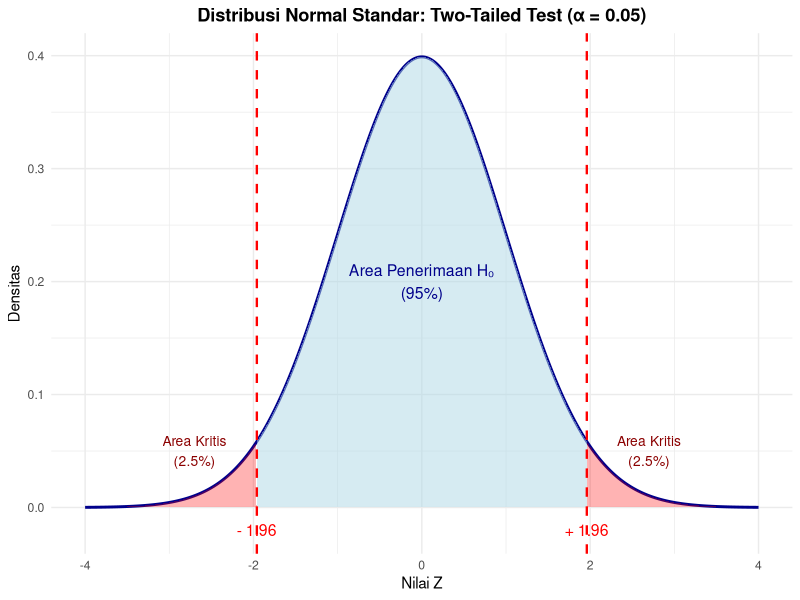
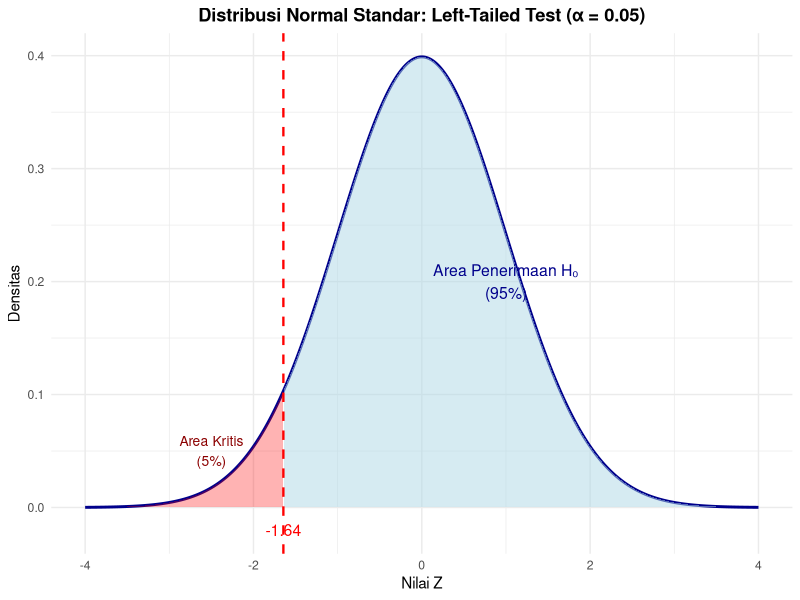
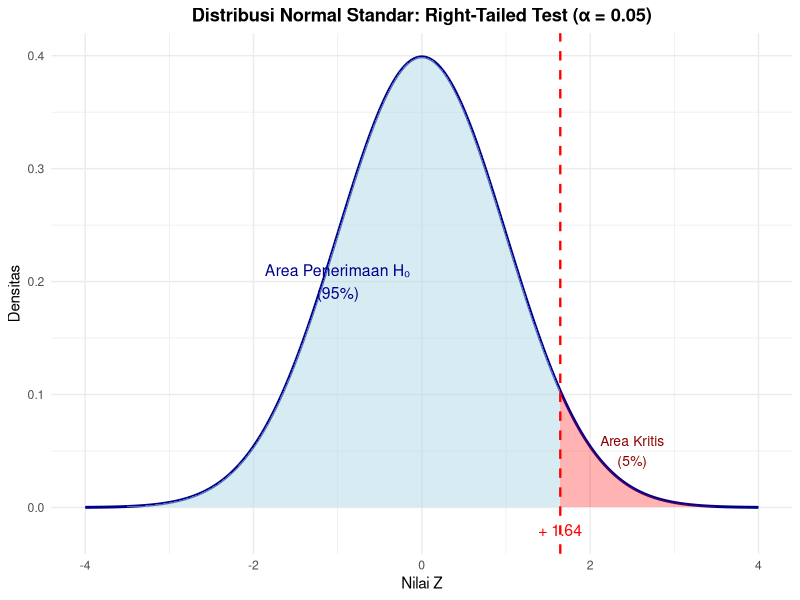

These figures' R source, in order:
## ---- chunk 1
library(tidyverse)
library(readr)
library(stats)
## ---- chunk 2
data_mahasiswa <- read_csv2("datasets/data_mahasiswa.csv") 
## ---- chunk 3
# Membuat fungsi uji hipotesis (hypothesis testing, ht) untuk rata-rata (mean)
# dengan 1 populasi (1pop)
# Keterangan input:
#   - xbar : statistik rata-rata
#   - mu   : parameter rata-rata
#   - sd   : statistik simpangan baku
#   - n    : ukuran sampel
ht_mean_1pop <- function(xbar, mu, sd, n) {
  se <- sd/sqrt(n) # menghitung standard error untuk rata-rata
  Z_hitung <- (xbar - mu)/se # menghitung nilai Z dari statistik
  return(Z_hitung)
}
## ---- chunk 4
# Mendeklarasikan variabel-variabel yang akan diuji
sample_mean <- mean(data_mahasiswa$jarak_km) # artinya menghitung rata-rata dari kolom jarak_km pada data data_mahasiswa.
pop_mean <- 4.0 # ini nilai hipotesis μ₀ yang ingin diuji.
sample_sd <- sd(data_mahasiswa$jarak_km)
# Menghasilkan data frame ringkasan dataset dengan menghitung jumlah mahasiswa sebagai ukuran sampel
ukuran_sampel <- data_mahasiswa |>  # "|>" disebut pipe operator, fungsinya untuk meneruskan hasil dari suatu ekspresi ke fungsi berikutnya (bisa pakai shortcut : Ctrl + Shift + M).
  summarize(ukuran_sampel = n())
# Menyimpan angka jumlah mahasiswa sebagai variabel n
ukuran_sampel <- ukuran_sampel$ukuran_sampel # mengekstrak angka dari tabel menjadi nilai tunggal (scalar) agar bisa dipakai dalam perhitungan berikutnya.

# Menampilkan variabel-variabel yang akan diuji
cat("Rata-rata jarak sampel adalah", sample_mean, "km.", 
    "\nParameter rata-rata jarak yang diuji adalah", pop_mean, "km.",
    "\nSimpangan baku jarak sampel adalah", sample_sd, "km.",
    "\nUkuran sampel adalah", ukuran_sampel, "orang.")
## ---- chunk 5
library(ggplot2)
# Data untuk kurva normal
x <- seq(-4, 4, length.out = 1000)
y <- dnorm(x)
df_normal <- data.frame(x = x, y = y)
# Z kritis untuk alpha = 0.05 two-tailed
z_kritis <- qnorm(0.975)  # 1.96
ggplot(df_normal, aes(x = x, y = y)) +
  # Kurva normal
  geom_line(size = 1, color = "darkblue") +
  
  # Area penerimaan H0 (tengah)
  geom_area(data = subset(df_normal, x >= -z_kritis & x <= z_kritis),
            aes(x = x, y = y), fill = "lightblue", alpha = 0.5) +
  
  # Area kritis kiri
  geom_area(data = subset(df_normal, x <= -z_kritis),
            aes(x = x, y = y), fill = "red", alpha = 0.3) +
  
  # Area kritis kanan
  geom_area(data = subset(df_normal, x >= z_kritis),
            aes(x = x, y = y), fill = "red", alpha = 0.3) +
  
  # Garis vertikal untuk Z kritis
  geom_vline(xintercept = c(-z_kritis, z_kritis), 
             linetype = "dashed", color = "red", size = 0.8) +
  
  # Anotasi
  annotate("text", x = -z_kritis, y = -0.02, 
           label = paste("-", round(z_kritis, 2)), size = 4, color = "red") +
  annotate("text", x = z_kritis, y = -0.02, 
           label = paste("+", round(z_kritis, 2)), size = 4, color = "red") +
  annotate("text", x = -2.7, y = 0.05, 
           label = "Area Kritis\n(2.5%)", size = 3.5, color = "darkred") +
  annotate("text", x = 2.7, y = 0.05, 
           label = "Area Kritis\n(2.5%)", size = 3.5, color = "darkred") +
  annotate("text", x = 0, y = 0.2, 
           label = "Area Penerimaan H₀\n(95%)", size = 4, color = "darkblue") +
  
  # Tema
  labs(title = "Distribusi Normal Standar: Two-Tailed Test (α = 0.05)",
       x = "Nilai Z",
       y = "Densitas") +
  theme_minimal() +
  theme(plot.title = element_text(hjust = 0.5, face = "bold"))
## ---- chunk 6
# Z kritis untuk left-tailed
z_kritis_left <- qnorm(0.05)  # -1.64
ggplot(df_normal, aes(x = x, y = y)) +
  geom_line(size = 1, color = "darkblue") +
  
  # Area penerimaan H0 (kanan)
  geom_area(data = subset(df_normal, x >= z_kritis_left),
            aes(x = x, y = y), fill = "lightblue", alpha = 0.5) +
  
  # Area kritis kiri
  geom_area(data = subset(df_normal, x <= z_kritis_left),
            aes(x = x, y = y), fill = "red", alpha = 0.3) +
  
  # Garis vertikal
  geom_vline(xintercept = z_kritis_left, 
             linetype = "dashed", color = "red", size = 0.8) +
  
  # Anotasi
  annotate("text", x = z_kritis_left, y = -0.02, 
           label = round(z_kritis_left, 2), size = 4, color = "red") +
  annotate("text", x = -2.5, y = 0.05, 
           label = "Area Kritis\n(5%)", size = 3.5, color = "darkred") +
  annotate("text", x = 1, y = 0.2, 
           label = "Area Penerimaan H₀\n(95%)", size = 4, color = "darkblue") +
  
  labs(title = "Distribusi Normal Standar: Left-Tailed Test (α = 0.05)",
       x = "Nilai Z",
       y = "Densitas") +
  theme_minimal() +
  theme(plot.title = element_text(hjust = 0.5, face = "bold"))
## ---- chunk 7
# Z kritis untuk right-tailed
z_kritis_right <- qnorm(0.95)  # 1.64
ggplot(df_normal, aes(x = x, y = y)) +
  geom_line(size = 1, color = "darkblue") +
  
  # Area penerimaan H0 (kiri)
  geom_area(data = subset(df_normal, x <= z_kritis_right),
            aes(x = x, y = y), fill = "lightblue", alpha = 0.5) +
  
  # Area kritis kanan
  geom_area(data = subset(df_normal, x >= z_kritis_right),
            aes(x = x, y = y), fill = "red", alpha = 0.3) +
  
  # Garis vertikal
  geom_vline(xintercept = z_kritis_right, 
             linetype = "dashed", color = "red", size = 0.8) +
  
  # Anotasi
  annotate("text", x = z_kritis_right, y = -0.02, 
           label = paste("+", round(z_kritis_right, 2)), size = 4, color = "red") +
  annotate("text", x = 2.5, y = 0.05, 
           label = "Area Kritis\n(5%)", size = 3.5, color = "darkred") +
  annotate("text", x = -1, y = 0.2, 
           label = "Area Penerimaan H₀\n(95%)", size = 4, color = "darkblue") +
  
  labs(title = "Distribusi Normal Standar: Right-Tailed Test (α = 0.05)",
       x = "Nilai Z",
       y = "Densitas") +
  theme_minimal() +
  theme(plot.title = element_text(hjust = 0.5, face = "bold"))
## ---- chunk 8
cat("H0 : rata-rata jarak = 4 km", # fungsi "cat()" digunakan untuk mecetak teks ke console dengan format yang bisa kita atur sendiri.
    "\n\nH1 : rata-rata jarak != 4 km") # "!=" berarti "tidak sama dengan" (menandakan uji dua sisi).
## ---- chunk 9
# Hipotesis yang dipakai tidak berarah, maka wilayah kritis adalah alpha/2
alpha <- 0.05
Z.crit_2tail <- abs(qnorm(alpha/2)) # Nilai yang digunakan adalah nilai absolut, karena dibagi 2, tanda tidak berpengaruh

cat("Titik kritis uji two-tailed:",Z.crit_2tail)
## ---- chunk 10
# hasil perhitungan statistik uji diabsolutkan untuk mengambil nilainya saja tanpa tandanya
Z_meanJarak <- abs(ht_mean_1pop(sample_mean, pop_mean, sample_sd, ukuran_sampel))

cat("Hasil statistik uji rata-rata:", Z_meanJarak)
## ---- chunk 11
if (Z_meanJarak < Z.crit_2tail) {
  tolak_h0 <- FALSE
  cat("Hipotesis kosong gagal ditolak. Perbedaan rata-rata sampel", round(sample_mean, 2), "dengan", pop_mean, "hanyalah kebetulan")
} else {
  tolak_h0 <- TRUE  
  cat("Hipotesis kosong ditolak. Rata-rata jarak pada sampel mahasiswa sebesar", round(sample_mean, 2), "km menunjukkan perbedaan yang signifikan")
}
## ---- chunk 12
cat("H0 : rata-rata jarak = 4 km",
    "\n\nH1 : rata-rata jarak < 4 km")
## ---- chunk 13
tail <- "kiri" # H1 menyatakan lebih kecil dari (left-tailed)

if (tail == "kiri") {
  Z.crit_1tail <- qnorm(alpha)
} else {
  Z.crit_1tail <- qnorm(1-alpha)
}

cat("Titik kritis uji one-tailed:", Z.crit_1tail)
## ---- chunk 14
# Hasil perhitungan statistik uji TIDAK diabsolutkan
Z_meanJarak <- ht_mean_1pop(sample_mean, pop_mean, sample_sd, ukuran_sampel)

cat("Hasil statistik uji rata-rata:", Z_meanJarak)
## ---- chunk 15
if (Z_meanJarak < Z.crit_1tail) {
  tolak_h0 <- TRUE
  cat("Hipotesis kosong ditolak. Rata-rata jarak pada sampel mahasiswa sebesar", round(sample_mean, 2), "km menunjukkan perbedaan yang signifikan (lebih kecil)")
} else {
  tolak_h0 <- FALSE  
  cat("Hipotesis kosong gagal ditolak. Perbedaan rata-rata sampel dengan populasi hanyalah kebetulan")
}
## ---- chunk 16
ht_prop_1pop <- function(p_hat, P, n) {
  se <- sqrt((p_hat * (1-p_hat))/n) # menghitung standard error untuk rata-rata
  Z_hitung <- (p_hat - P)/se # menghitung nilai Z dari statistik
  return(Z_hitung)
}
## ---- chunk 17
summarize_tempatTinggal <- data_mahasiswa |> 
  group_by("Tipe tinggal" = tipe_tinggal_baku) |> 
  summarize("Jumlah" = n()) |> 
  mutate("proporsi" = Jumlah/sum(Jumlah))

summarize_tempatTinggal
## ---- chunk 18
proporsi_kosAsrama <- summarize_tempatTinggal$proporsi[1]
proporsi_kosAsrama
## ---- chunk 19
# Mendeklarasikan variabel-variabel yang akan diuji
sample_prop <- proporsi_kosAsrama
pop_prop <- 0.5

# Menghasilkan data frame ringkasan dataset dengan menghitung jumlah mahasiswa sebagai ukuran sampel
ukuran_sampel <- data_mahasiswa |>
  summarize(ukuran_sampel = n())
# Menyimpan angka jumlah mahasiswa sebagai variabel n
ukuran_sampel <- ukuran_sampel$ukuran_sampel

# Menampilkan variabel-variabel yang akan diuji
cat("Proporsi penghuni Kos/Asrama sampel adalah", sample_prop,
    "\nParameter proporsi penghuni Kos/Asrama yang diuji adalah", pop_prop,
    "\nUkuran sampel adalah", ukuran_sampel, "orang.")
## ---- chunk 20
cat("H0 : prop. Kos/Asrama = 0,5",
    "\n\nH1 : prop. Kos/Asrama != 0,5")
## ---- chunk 21
# Hipotesis yang dipakai tidak berarah, maka wilayah kritis adalah alpha/2
alpha <- 0.10 # (tingkat signifikansi 10%)
Z.crit_2tail <- abs(qnorm(alpha/2)) # Nilai yang digunakan adalah nilai absolut

cat("Titik kritis uji two-tailed:", Z.crit_2tail)
## ---- chunk 22
# Hasil perhitungan statistik uji diabsolutkan
Z_propKos <- abs(ht_prop_1pop(sample_prop, pop_prop, ukuran_sampel))

Z_propKos
## ---- chunk 23
if (Z_propKos < Z.crit_2tail) {
  tolak_h0 <- FALSE
  cat("Hipotesis kosong gagal ditolak. Perbedaan proporsi penghuni Kos/Asrama sebanyak", round(sample_prop, 3), "dari", pop_prop, "hanyalah kebetulan")
} else {
  tolak_h0 <- TRUE  
  cat("Hipotesis kosong ditolak. Perbedaan proporsi penghuni Kos/Asrama sebanyak", round(sample_prop, 3), "dari", pop_prop, "adalah signifikan")
}
## ---- chunk 24
cat("H0 : prop. Kos/Asrama = 0,5",
    "\n\nH1 : prop. Kos/Asrama < 0,5")
## ---- chunk 25
tail <- "kiri"

if (tail == "kiri") {
  Z.crit_1tail <- qnorm(alpha)
} else {
  Z.crit_1tail <- qnorm(1-alpha)
}

cat("Titik kritis uji one-tailed:", Z.crit_1tail)
## ---- chunk 26
# Hasil perhitungan statistik uji TIDAK diabsolutkan
Z_propKos <- ht_prop_1pop(sample_prop, pop_prop, ukuran_sampel)

Z_propKos
## ---- chunk 27
if (Z_propKos < Z.crit_1tail) {
  tolak_h0 <- TRUE
  cat("Hipotesis kosong ditolak. Perbedaan proporsi penghuni Kos/Asrama sebanyak", round(sample_prop, 3), "dari", pop_prop, "adalah signifikan (lebih kecil)")
} else {
  tolak_h0 <- FALSE  
  cat("Hipotesis kosong gagal ditolak. Perbedaan proporsi penghuni Kos/Asrama sebanyak", round(sample_prop, 3), "dari", pop_prop, "hanyalah kebetulan")
}
## ---- chunk 28
ht_mean_2popIn <- function(xbar1, xbar2, sd1, sd2, n1, n2) {
  se <- sqrt(             # Indentasi diberikan untuk memudahkan
    (                     # pembacaan karena banyaknya tanda kurung
      (sd1^2)/(n1 - 1)
    ) + (
      (sd2^2)/(n2 - 1)
    )
  )
  Z_hitung <- (xbar1 - xbar2)/se # menghitung nilai Z dari statistik
  return(Z_hitung)
}
## ---- chunk 29
summarize_Jarak2Pop <- data_mahasiswa |>
  group_by(Kampus = kampus) |>
  summarize(`Rata-rata` = mean(jarak_km),
            `Simpangan baku` = sd(jarak_km),
            Jumlah = n())

summarize_Jarak2Pop
## ---- chunk 30
mean_jarakUINRIL <- summarize_Jarak2Pop$`Rata-rata`[3]
mean_jarakITERA <- summarize_Jarak2Pop$`Rata-rata`[1]

sd_jarakUINRIL <- summarize_Jarak2Pop$`Simpangan baku`[3]
sd_jarakITERA <- summarize_Jarak2Pop$`Simpangan baku`[1]

n_jarakUINRIL <- summarize_Jarak2Pop$Jumlah[3]
n_jarakITERA <- summarize_Jarak2Pop$Jumlah[1]
## ---- chunk 31
cat("H0: mu_jarakUINRIL - mu_jarakITERA = 0",
    "\n\nH1: mu_jarakUINRIL - mu_jarakITERA != 0")
## ---- chunk 32
# Hipotesis yang dipakai tidak berarah, maka wilayah kritis adalah alpha/2
alpha <- 0.001

Z.crit_2tail <- abs(qnorm(alpha/2)) # Nilai yang digunakan adalah nilai absolut

cat("Titik kritis uji two-tailed:", Z.crit_2tail)
## ---- chunk 33
# Hasil perhitungan statistik uji diabsolutkan
Z_meanJarak2Pop <- abs(ht_mean_2popIn(mean_jarakUINRIL, mean_jarakITERA,
                                      sd_jarakUINRIL, sd_jarakITERA,
                                      n_jarakUINRIL, n_jarakITERA))

Z_meanJarak2Pop
## ---- chunk 34
if (Z_meanJarak2Pop < Z.crit_2tail) {
  tolak_h0 <- FALSE
  cat("Hipotesis kosong gagal ditolak. Perbedaan rata-rata jarak mahasiswa UINRIL dengan ITERA dari sampel hanyalah kebetulan.")
} else {
  tolak_h0 <- TRUE  
  cat("Hipotesis kosong ditolak. Perbedaan rata-rata jarak mahasiswa UINRIL dengan ITERA dari sampel signifikan.")
}
## ---- chunk 35
cat("H0: mu_jarakUINRIL - mu_jarakITERA = 0",
    "\n\nH1: mu_jarakUINRIL - mu_jarakITERA < 0")
## ---- chunk 36
tail <- "kiri"

if (tail == "kiri") {
  Z.crit_1tail <- qnorm(alpha)
} else {
  Z.crit_1tail <- qnorm(1-alpha)
}

cat("Titik kritis uji one-tailed:", Z.crit_1tail)
## ---- chunk 37
# Hasil perhitungan statistik uji TIDAK diabsolutkan
Z_meanJarak2Pop <- ht_mean_2popIn(mean_jarakUINRIL, mean_jarakITERA,
                                  sd_jarakUINRIL, sd_jarakITERA,
                                  n_jarakUINRIL, n_jarakITERA)

Z_meanJarak2Pop
## ---- chunk 38
if (Z_meanJarak2Pop < Z.crit_1tail) {
  tolak_h0 <- TRUE
  cat("Hipotesis kosong ditolak. Mahasiswa ITERA secara rata-rata tinggal lebih jauh dari kampus dibandingkan mahasiswa UINRIL significanly.")
} else {
  tolak_h0 <- FALSE  
  cat("Hipotesis kosong gagal ditolak. Tidak cukup bukti menyatakan mahasiswa ITERA tinggal lebih jauh.")
}
## ---- chunk 39
# Membuat fungsi uji hipotesis (hypothesis testing, ht) untuk rata-rata (mean)
# dengan 1 populasi (2pop) Independen (In)
# Keterangan input:
#   - xbar1 : statistik rata-rata populasi #1
#   - xbar2 : statistik rata-rata populasi #2
#   - sd1   : statistik simpangan baku populasi #1
#   - sd2   : statistik simpangan baku populasi #2
#   - n1    : ukuran sampel dari populasi #1
#   - n2    : ukuran sampel dari populasi #2
ht_prop_2popIn <- function(p_hat1, p_hat2, n1, n2) {
  p_gab <- ((n1*p_hat1 + n2*p_hat2))/(n1 + n2) # Total proporsi yang diuji
                                               # untuk kedua populasi
  se <- sqrt(
    (p_gab*(1-p_gab)) * ( # Indentasi diberikan untuk memudahkan pembacaan
      (1/n1) + (1/n2)     # karena banyaknya kurung
    )
  )
  Z_hitung <- (p_hat1 - p_hat2)/se # menghitung nilai Z dari statistik
  return(Z_hitung)
}
## ---- chunk 40
summarize_tempatTinggal2Pop <- data_mahasiswa |> 
  group_by(kampus, tipe_tinggal_baku) |> 
  summarize(Jumlah = n()) |>
  mutate(proporsi = Jumlah/sum(Jumlah)) |> # menghitung proporsi tiap kategori.
  select(-Jumlah) |> 
  spread(tipe_tinggal_baku, proporsi) # mengubah data long menjadi wide (kolom                                          # kategori jadi variabel).

summarize_tempatTinggal2Pop

proporsi_kosAsrama_ITERA <- summarize_tempatTinggal2Pop$`Kos/Asrama`[1]
proporsi_kosAsrama_UINRIL <- summarize_tempatTinggal2Pop$`Kos/Asrama`[3]

n_kosAsrama_2Pop <- data_mahasiswa |> 
  count(kampus)

n_kosAsrama_ITERA <- n_kosAsrama_2Pop$n[1]
n_kosAsrama_UINRIL <- n_kosAsrama_2Pop$n[3]
## ---- chunk 41
# Gunakan CI = 93%, artinya alpha = 7% = 0.07
alpha <- 0.07

# Hitung Z kritis 2-tailed
Z.crit_2tail <- abs(qnorm(alpha/2))

# Hitung statistik uji proporsi 2 populasi
# Asumsi: Menggunakan data proporsi kos/asrama ITERA vs UINRIL yang sudah disiapkan sebelumnya
Z_prop2Pop <- abs(ht_prop_2popIn(proporsi_kosAsrama_UINRIL, proporsi_kosAsrama_ITERA,
                             n_kosAsrama_UINRIL, n_kosAsrama_ITERA))

cat("Titik Kritis:", Z.crit_2tail, "\nZ Hitung:", Z_prop2Pop, "\n")

if (Z_prop2Pop < Z.crit_2tail) {
  cat("Hipotesis nol gagal ditolak.")
} else {
  cat("Hipotesis nol ditolak.")
}
## ---- chunk 42
# Gunakan CI = 96%, artinya alpha = 4% = 0.04
alpha <- 0.04
tail <- "kiri" # Asumsi uji lebih kecil (UINRIL < ITERA misalnya)

# Hitung Z kritis 1-tailed
if (tail == "kiri") {
  Z.crit_1tail <- qnorm(alpha)
} else {
  Z.crit_1tail <- qnorm(1-alpha)
}

# Hitung statistik uji (tidak absolut)
Z_prop2Pop <- ht_prop_2popIn(proporsi_kosAsrama_UINRIL, proporsi_kosAsrama_ITERA,
                             n_kosAsrama_UINRIL, n_kosAsrama_ITERA)

cat("Titik Kritis:", Z.crit_1tail, "\nZ Hitung:", Z_prop2Pop, "\n")

if (Z_prop2Pop < Z.crit_1tail) {
  cat("Hipotesis nol ditolak (Signifikan).")
} else {
  cat("Hipotesis nol gagal ditolak.")
}
